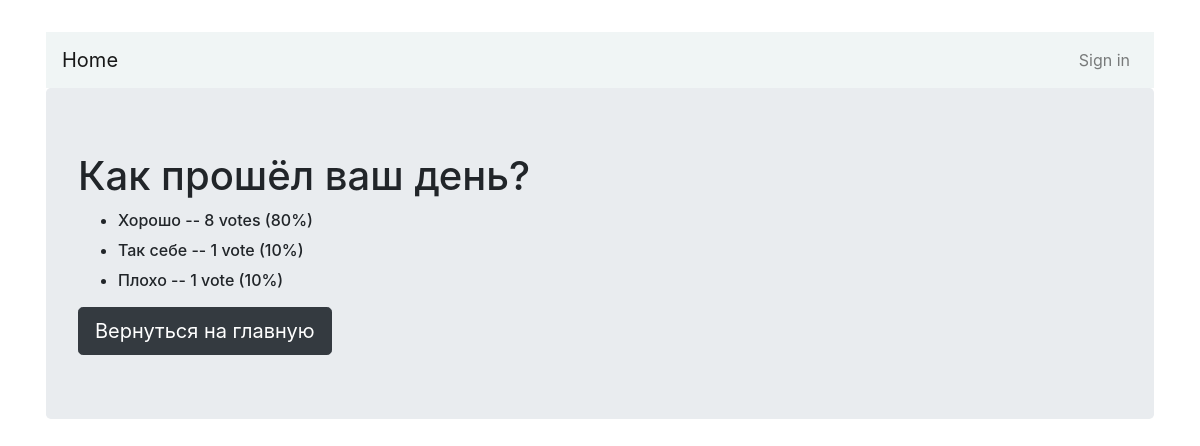
/1/results/, run on an earlier commit of the app's database.
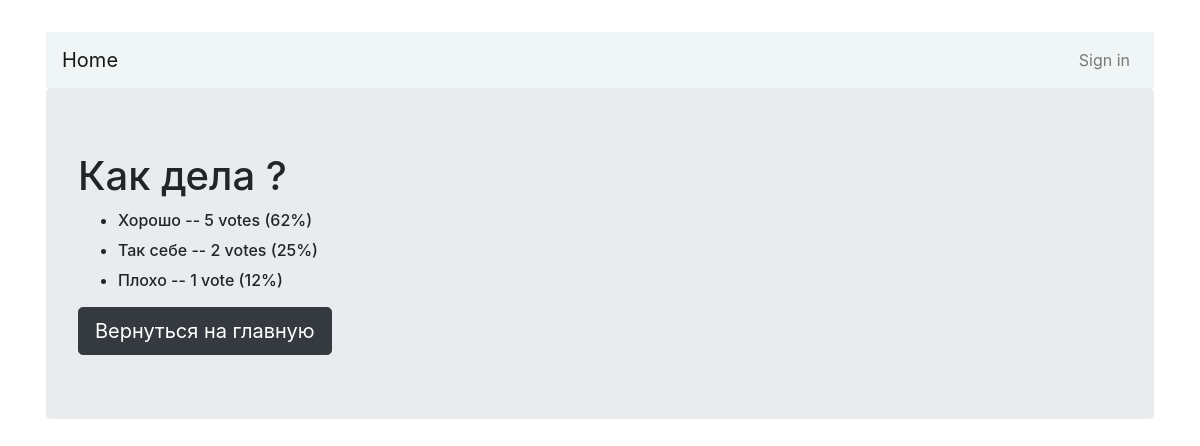
And on a later commit of the database.
### users/models.py (models this page shows, shortened)
class Question(models.Model):
    question_text = models.CharField(max_length=200)
    pub_date = models.DateTimeField('Date published')
    life_time = models.DateTimeField(default=datetime.now() + timedelta(days=1),
                                     verbose_name='Время жизни',
                                     null=False)
    votes = models.IntegerField(default=0)
    img = models.ImageField(null=True, default='default.jpg', upload_to="images/question")
    description = models.TextField(max_length=600, null=True)
    description2 = models.TextField(max_length=600, null=True)

class Choice(models.Model):
    question = models.ForeignKey(Question, on_delete=models.CASCADE)
    choice_text = models.CharField(max_length=200)
    votes = models.IntegerField(default=0)
    def percentage(self):
        all_votes = Choice.objects.all()
        votes_count = 0
        for obj in all_votes:
            votes_count += obj.votes
        if self.votes != 0:
            return round((self.votes / votes_count) * 100)
        else:
            return 0

### users/views.py (the view)
# urls.py: path('<int:pk>/results/', views.ResultsView.as_view(), name='results'),
class ResultsView(generic.DetailView):
    model = Question
    template_name = 'polls/results.html'

### users/templates/polls/results.html
{% extends "users/base.html" %}
{% block content %}
<div class="jumbotron">
<h1>{{ question.question_text }}</h1>
<ul>
    {% for choice in question.choice_set.all %}
    <li><h6>{{ choice.choice_text }} -- {{ choice.votes }} vote{{choice.votes|pluralize}} ({{choice.percentage}}%)</h6></li>
    {% endfor %}
</ul>
<a class="btn btn-dark btn-lg" href="{% url 'index' %}" role="button">Вернуться на главную</a>
</div>
{% endblock %}

What changed in the data, as far as the page shows it:
changed Question: question_text "Как прошёл ваш день?" → "Как дела ?"
changed Choice "Хорошо": votes "8" → "5"; percentage "80" → "62"
changed Choice "Так себе": votes "1" → "2"; percentage "10" → "25"
changed through a linked row, Choice "Плохо": percentage "10" → "12"
